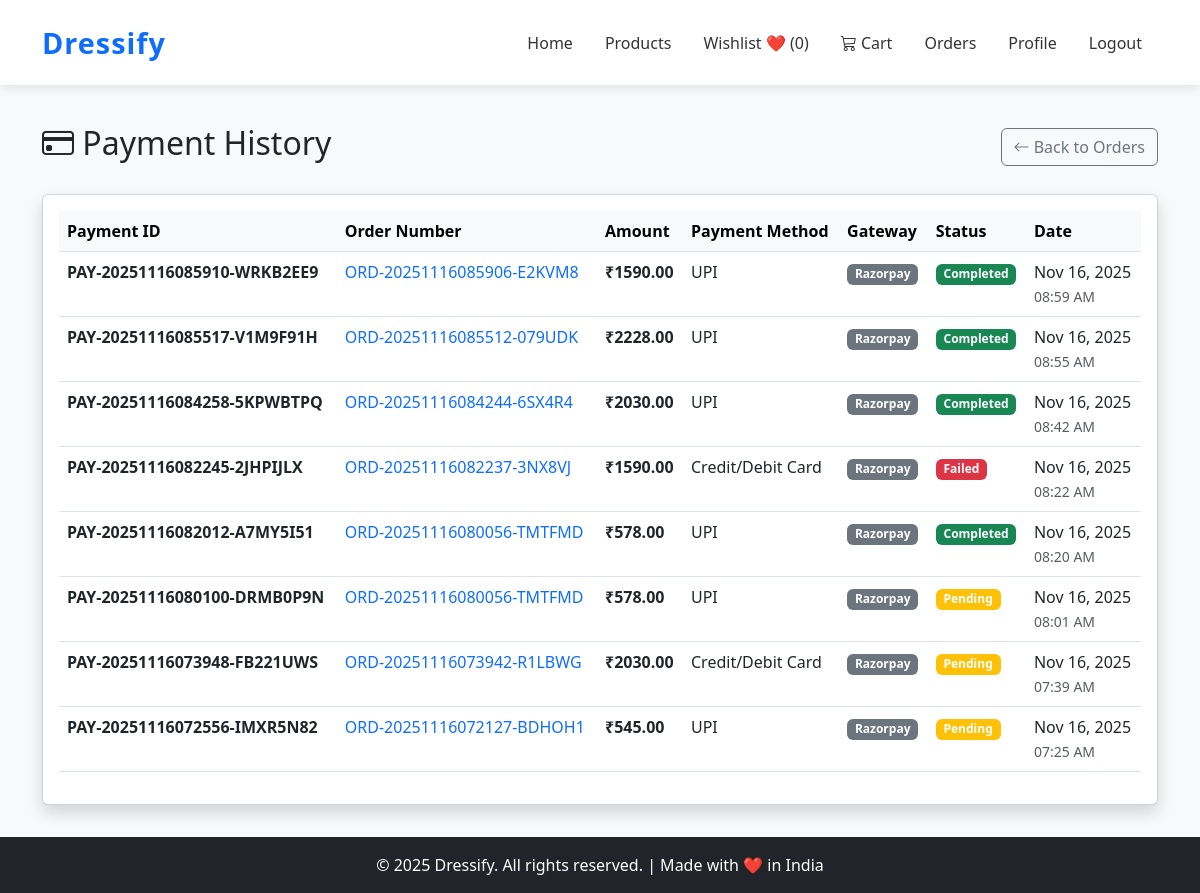
The page /orders/payments/ (signed in) on the database as committed earlier.
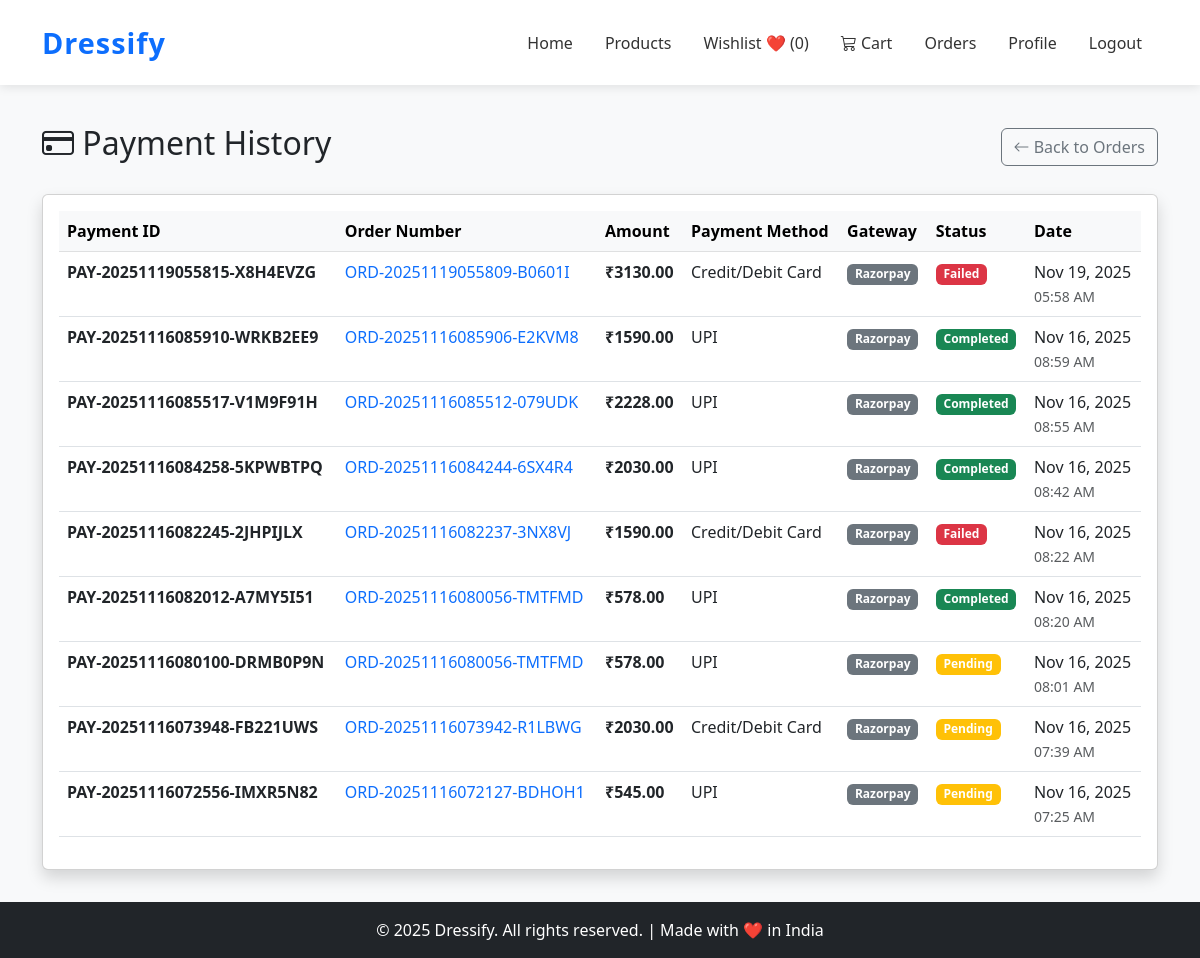
The same page on the database as committed later.
### orders/models.py (models this page shows, shortened)
class Payment(models.Model):
    STATUS_CHOICES = [
        ('pending', 'Pending'),
        ('processing', 'Processing'),
        ('completed', 'Completed'),
        ('failed', 'Failed'),
        ('cancelled', 'Cancelled'),
        ('refunded', 'Refunded'),
    ]
    PAYMENT_GATEWAY_CHOICES = [
        ('razorpay', 'Razorpay'),
        ('stripe', 'Stripe'),
        ('paypal', 'PayPal'),
        ('cod', 'Cash on Delivery'),
        ('manual', 'Manual'),
    ]
    order = models.ForeignKey(Order, on_delete=models.CASCADE, related_name='payments')
    payment_id = models.CharField(max_length=100, unique=True, blank=True, null=True, help_text="Unique payment transaction ID")
    razorpay_order_id = models.CharField(max_length=100, blank=True, null=True, help_text="Razorpay order ID")
    razorpay_payment_id = models.CharField(max_length=100, blank=True, null=True, help_text="Razorpay payment ID")
    razorpay_signature = models.CharField(max_length=255, blank=True, null=True, help_text="Razorpay signature for verification")
    amount = models.DecimalField(max_digits=10, decimal_places=2, validators=[MinValueValidator(Decimal('0.01'))])
    currency = models.CharField(max_length=3, default='INR')
    payment_method = models.CharField(max_length=20, choices=Order.PAYMENT_METHOD_CHOICES)
    payment_gateway = models.CharField(max_length=20, choices=PAYMENT_GATEWAY_CHOICES, default='razorpay')
    status = models.CharField(max_length=20, choices=STATUS_CHOICES, default='pending')
    gateway_response = models.JSONField(default=dict, blank=True, null=True, help_text="Full response from payment gateway")
    failure_reason = models.TextField(blank=True, null=True, help_text="Reason for payment failure if any")
    paid_at = models.DateTimeField(null=True, blank=True, help_text="When payment was successfully completed")
    created_at = models.DateTimeField(auto_now_add=True)
    updated_at = models.DateTimeField(auto_now=True)
    class Meta:
        ordering = ['-created_at']
        indexes = [
            models.Index(fields=['payment_id']),
            models.Index(fields=['order', '-created_at']),
            models.Index(fields=['status']),
            models.Index(fields=['razorpay_order_id']),
        ]
    def get_status_badge_class(self):
        status_classes = {
            'pending': 'warning',
            'processing': 'info',
            'completed': 'success',
            'failed': 'danger',
            'cancelled': 'secondary',
            'refunded': 'secondary',
        }
        return status_classes.get(self.status, 'secondary')

class Order(models.Model):
    STATUS_CHOICES = [
        ('pending', 'Pending'),
        ('processing', 'Processing'),
        ('shipped', 'Shipped'),
        ('delivered', 'Delivered'),
        ('cancelled', 'Cancelled'),
        ('refunded', 'Refunded'),
    ]
    PAYMENT_METHOD_CHOICES = [
        ('cod', 'Cash on Delivery'),
        ('card', 'Credit/Debit Card'),
        ('upi', 'UPI'),
        ('netbanking', 'Net Banking'),
        ('wallet', 'Wallet'),
    ]
    user = models.ForeignKey(User, on_delete=models.CASCADE, related_name='orders')
    order_number = models.CharField(max_length=50, unique=True, editable=False)
    status = models.CharField(max_length=20, choices=STATUS_CHOICES, default='pending')
    subtotal = models.DecimalField(max_digits=10, decimal_places=2, validators=[MinValueValidator(Decimal('0.00'))])
    tax = models.DecimalField(max_digits=10, decimal_places=2, default=Decimal('0.00'), validators=[MinValueValidator(Decimal('0.00'))])
    shipping_cost = models.DecimalField(max_digits=10, decimal_places=2, default=Decimal('0.00'), validators=[MinValueValidator(Decimal('0.00'))])
    total = models.DecimalField(max_digits=10, decimal_places=2, validators=[MinValueValidator(Decimal('0.00'))])
    shipping_address = models.TextField()
    shipping_city = models.CharField(max_length=100)
    shipping_state = models.CharField(max_length=100)
    shipping_zip_code = models.CharField(max_length=20)
    shipping_country = models.CharField(max_length=100, default='India')
    shipping_phone = models.CharField(max_length=15)
    payment_method = models.CharField(max_length=20, choices=PAYMENT_METHOD_CHOICES, default='cod')
    payment_status = models.BooleanField(default=False)
    created_at = models.DateTimeField(auto_now_add=True)
    updated_at = models.DateTimeField(auto_now=True)
    class Meta:
        ordering = ['-created_at']
        indexes = [
            models.Index(fields=['order_number']),
            models.Index(fields=['user', '-created_at']),
            models.Index(fields=['status']),
        ]

### orders/views.py (the view)
# urls.py: path('payments/', views.PaymentHistoryView.as_view(), name='payment_history'),
class PaymentHistoryView(LoginRequiredMixin, View):
    template_name = 'orders/payment_history.html'
    def get(self, request):
        if request.user.is_staff:
            payments = Payment.objects.all().order_by('-created_at')
        else:
            payments = Payment.objects.filter(order__user=request.user).order_by('-created_at')
        paginator = Paginator(payments, 10)
        page_obj = paginator.get_page(request.GET.get('page'))
        return render(request, self.template_name, {
            'payments': page_obj,
            'page_title': 'Payment History'
        })

### orders/templates/orders/payment_history.html (shortened to what this page needs)
{% extends 'base.html' %}
{% load static %}
{% block content %}
<div class="container my-5">
    <div class="row">
        <div class="col-md-12">
            <div class="d-flex justify-content-between align-items-center mb-4">
                <h2><i class="bi bi-credit-card"></i> Payment History</h2>
                <a href="{% url 'orders:list' %}" class="btn btn-outline-secondary">
                    <i class="bi bi-arrow-left"></i> Back to Orders
                </a>
            </div>
            {% if payments %}
            <div class="card shadow">
                <div class="card-body">
                    <div class="table-responsive">
                        <table class="table table-hover">
                            <thead class="table-light">
                                <tr>
                                    <th>Payment ID</th>
                                    <th>Order Number</th>
                                    <th>Amount</th>
                                    <th>Payment Method</th>
                                    <th>Gateway</th>
                                    <th>Status</th>
                                    <th>Date</th>
                                </tr>
                            </thead>
                            <tbody>
                                {% for payment in payments %}
                                <tr>
                                    <td>
                                        <strong>{{ payment.payment_id }}</strong>
                                    </td>
                                    <td>
                                        <a href="{% url 'orders:detail' payment.order.id %}" class="text-decoration-none">
                                            {{ payment.order.order_number }}
                                        </a>
                                    </td>
                                    <td>
                                        <strong>₹{{ payment.amount }}</strong>
                                    </td>
                                    <td>{{ payment.get_payment_method_display }}</td>
                                    <td>
                                        <span class="badge bg-secondary">{{ payment.get_payment_gateway_display }}</span>
                                    </td>
                                    <td>
                                        <span class="badge bg-{{ payment.get_status_badge_class }}">
                                            {{ payment.get_status_display }}
                                        </span>
                                    </td>
                                    <td>
                                        {{ payment.created_at|date:"M d, Y" }}<br>
                                        <small class="text-muted">{{ payment.created_at|date:"h:i A" }}</small>
                                    </td>
                                </tr>
                                {% endfor %}
                            </tbody>
                        </table>
                    </div>
                </div>
            </div>
            {% endif %}
        </div>
    </div>
</div>
{% endblock %}

### Accounts/templates/base.html (shortened to what this page needs)
{% load static %}
<!DOCTYPE html>
<html lang="en">
<head>
    <link href="https://cdn.jsdelivr.net/npm/bootstrap@5.3.0/dist/css/bootstrap.min.css" rel="stylesheet">
    <link rel="stylesheet" href="https://cdn.jsdelivr.net/npm/bootstrap-icons@1.11.1/font/bootstrap-icons.css">
</head>
<body>
    <nav class="navbar navbar-expand-lg navbar-light">
        <div class="container">
            <a class="navbar-brand" href="{% url 'home' %}">Dressify</a>
            <div class="collapse navbar-collapse" id="navbarNav">
                <ul class="navbar-nav ms-auto align-items-center">
                    <li class="nav-item"><a class="nav-link" href="{% url 'home' %}">Home</a></li>
                    <li class="nav-item"><a class="nav-link" href="{% url 'products:product_list' %}">Products</a></li>
                    <li class="nav-item">
                        <a href="{% url 'wishlist:wishlist' %}" class="nav-link">
                            Wishlist ❤️ ({{ request.user.wishlist_items.count }})
                        </a>
                    </li>
                    <li class="nav-item position-relative">
                        <a class="nav-link" href="{% url 'cart:cart_view' %}">
                            <i class="bi bi-cart3"></i>
                            Cart
                        </a>
                    </li>
                    {% if user.is_authenticated %}
                    <li class="nav-item"><a class="nav-link" href="{% url 'orders:list' %}">Orders</a></li>
                    <li class="nav-item"><a class="nav-link" href="{% url 'profile' %}">Profile</a></li>
                    <li class="nav-item"><a class="nav-link" href="{% url 'logout' %}">Logout</a></li>
                    {% else %}
                    <li class="nav-item"><a class="nav-link" href="{% url 'login' %}">Login</a></li>
                    <li class="nav-item"><a class="nav-link" href="{% url 'register' %}">Register</a></li>
                    {% endif %}
                </ul>
            </div>
        </div>
    </nav>
    {% block content %}{% endblock %}
    <footer>
        <div class="copyright text-center">
            © 2025 Dressify. All rights reserved. | Made with ❤️ in India
        </div>
    </footer>
</body>
</html>

### Accounts/templates/base.html (style rules this page uses)
body { background-color: #f8f9fa; padding-top: 76px; }
.navbar { background-color: #ffffff !important; box-shadow: 0 2px 10px rgba(0, 0, 0, 0.1); padding: 1rem 0; position: fixed; top: 0; left: 0; right: 0; width: 100%; z-index: 1000; }
.navbar-brand { font-weight: bold; color: #0d6efd !important; font-size: 1.8rem; letter-spacing: 1px; transition: color 0.3s ease; }
.navbar-nav .nav-link { color: #333 !important; font-weight: 500; margin: 0 0.5rem; transition: color 0.3s ease; position: relative; }
.navbar-nav .nav-link::after { content: ''; position: absolute; width: 0; height: 2px; bottom: 0; left: 50%; background-color: #0d6efd; transition: all 0.3s ease; transform: translateX(-50%); }
footer { background: #212529; color: white; text-align: center; padding: 1rem 0; margin-top: -1rem; }

Rows that differ between the two databases and show on the page:
added Payment: payment_id "PAY-20251119055815-X8H4EVZG", order.order_number "ORD-20251119055809-B0601I", amount "3130.00", payment_method "Credit/Debit Card", payment_gateway "Razorpay", status "Failed", created_at "Nov 19, 2025", created_at "05:58 AM"
